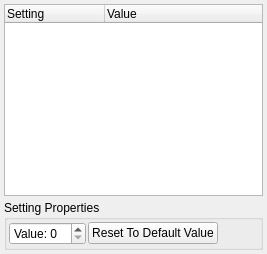
     <widget class="QWidget" name="pageAdvanced">
      <layout class="QGridLayout" name="gridLayout_94">
       <property name="margin">
        <number>4</number>
       </property>
       <property name="spacing">
        <number>4</number>
       </property>
       <item row="0" column="0">
        <widget class="QTreeWidget" name="treeWidgetAdvancedSettings">
         <property name="maximumSize">
          <size>
           <width>16777215</width>
           <height>16777215</height>
          </size>
         </property>
         <property name="autoExpandDelay">
          <number>-1</number>
         </property>
         <property name="itemsExpandable">
          <bool>true</bool>
         </property>
         <attribute name="headerDefaultSectionSize">
          <number>100</number>
         </attribute>
         <column>
          <property name="text">
           <string>Setting</string>
          </property>
         </column>
         <column>
          <property name="text">
           <string>Value</string>
          </property>
         </column>
        </widget>
       </item>
       <item row="1" column="0">
        <widget class="QGroupBox" name="groupBoxAdvancedSettingControls">
         <property name="maximumSize">
          <size>
           <width>16777215</width>
           <height>16777215</height>
          </size>
         </property>
         <property name="title">
          <string>Setting Properties</string>
         </property>
         <layout class="QGridLayout" name="gridLayout_93">
          <property name="margin">
           <number>2</number>
          </property>
          <property name="spacing">
           <number>2</number>
          </property>
          <item row="0" column="0">
           <widget class="QSpinBox" name="spinBoxValue">
            <property name="prefix">
             <string>Value: </string>
            </property>
           </widget>
          </item>
          <item row="0" column="1">
           <widget class="QPushButton" name="pushButtonResetValue">
            <property name="text">
             <string>Reset To Default Value</string>
            </property>
           </widget>
          </item>
          <item row="0" column="2">
           <spacer name="horizontalSpacer_15">
            <property name="orientation">
             <enum>Qt::Horizontal</enum>
            </property>
            <property name="sizeHint" stdset="0">
             <size>
              <width>40</width>
              <height>20</height>
             </size>
            </property>
           </spacer>
          </item>
         </layout>
        </widget>
       </item>
      </layout>
     </widget>
